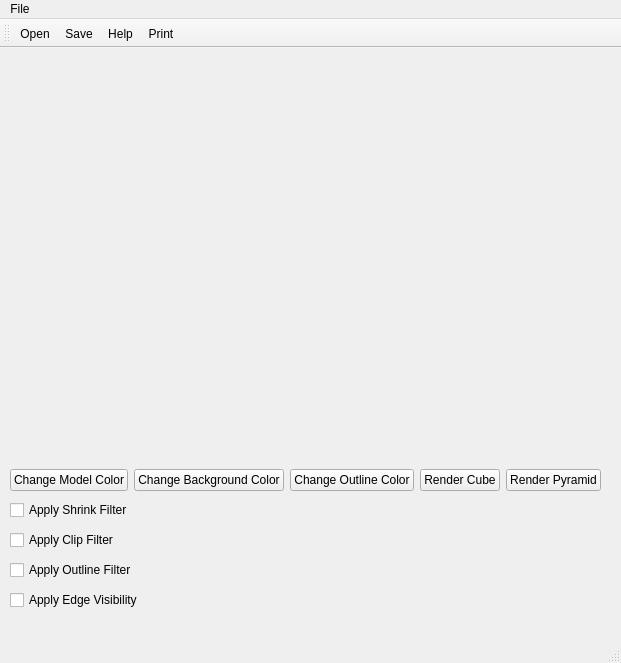
<?xml version="1.0" encoding="UTF-8"?>
<ui version="4.0">
 <class>MainWindow</class>
 <widget class="QMainWindow" name="MainWindow">
  <property name="geometry">
   <rect>
    <x>0</x>
    <y>0</y>
    <width>621</width>
    <height>663</height>
   </rect>
  </property>
  <property name="windowTitle">
   <string>MainWindow</string>
  </property>
  <widget class="QWidget" name="centralwidget">
   <widget class="QWidget" name="layoutWidget">
    <property name="geometry">
     <rect>
      <x>10</x>
      <y>10</y>
      <width>602</width>
      <height>433</height>
     </rect>
    </property>
    <layout class="QVBoxLayout" name="verticalLayout">
     <item>
      <widget class="QVTKOpenGLWidget" name="qvtkWidget" native="true">
       <property name="minimumSize">
        <size>
         <width>600</width>
         <height>400</height>
        </size>
       </property>
      </widget>
     </item>
     <item>
      <layout class="QHBoxLayout" name="horizontalLayout">
       <item>
        <widget class="QPushButton" name="changeModelColor">
         <property name="text">
          <string>Change Model Color</string>
         </property>
        </widget>
       </item>
       <item>
        <widget class="QPushButton" name="changeBackgroundColor">
         <property name="text">
          <string>Change Background Color</string>
         </property>
        </widget>
       </item>
       <item>
        <widget class="QPushButton" name="changeOutlineColor">
         <property name="text">
          <string>Change Outline Color</string>
         </property>
        </widget>
       </item>
       <item>
        <widget class="QPushButton" name="renderCube">
         <property name="text">
          <string>Render Cube</string>
         </property>
        </widget>
       </item>
       <item>
        <widget class="QPushButton" name="renderPyramid">
         <property name="text">
          <string>Render Pyramid</string>
         </property>
        </widget>
       </item>
       <item>
        <spacer name="horizontalSpacer">
         <property name="orientation">
          <enum>Qt::Horizontal</enum>
         </property>
         <property name="sizeHint" stdset="0">
          <size>
           <width>40</width>
           <height>20</height>
          </size>
         </property>
        </spacer>
       </item>
      </layout>
     </item>
    </layout>
   </widget>
   <widget class="QWidget" name="layoutWidget_3">
    <property name="geometry">
     <rect>
      <x>10</x>
      <y>450</y>
      <width>601</width>
      <height>25</height>
     </rect>
    </property>
    <layout class="QHBoxLayout" name="horizontalLayout_3">
     <item>
      <widget class="QCheckBox" name="shrinkFilter">
       <property name="text">
        <string>Apply Shrink Filter</string>
       </property>
      </widget>
     </item>
     <item>
      <spacer name="horizontalSpacer_3">
       <property name="orientation">
        <enum>Qt::Horizontal</enum>
       </property>
       <property name="sizeHint" stdset="0">
        <size>
         <width>40</width>
         <height>20</height>
        </size>
       </property>
      </spacer>
     </item>
    </layout>
   </widget>
   <widget class="QWidget" name="layoutWidget_4">
    <property name="geometry">
     <rect>
      <x>10</x>
      <y>480</y>
      <width>601</width>
      <height>25</height>
     </rect>
    </property>
    <layout class="QHBoxLayout" name="horizontalLayout_4">
     <item>
      <widget class="QCheckBox" name="clipFilter">
       <property name="text">
        <string>Apply Clip Filter</string>
       </property>
      </widget>
     </item>
     <item>
      <spacer name="horizontalSpacer_4">
       <property name="orientation">
        <enum>Qt::Horizontal</enum>
       </property>
       <property name="sizeHint" stdset="0">
        <size>
         <width>40</width>
         <height>20</height>
        </size>
       </property>
      </spacer>
     </item>
    </layout>
   </widget>
   <widget class="QWidget" name="layoutWidget_5">
    <property name="geometry">
     <rect>
      <x>10</x>
      <y>510</y>
      <width>601</width>
      <height>25</height>
     </rect>
    </property>
    <layout class="QHBoxLayout" name="horizontalLayout_5">
     <item>
      <widget class="QCheckBox" name="outlineFilter">
       <property name="text">
        <string>Apply Outline Filter</string>
       </property>
      </widget>
     </item>
     <item>
      <spacer name="horizontalSpacer_5">
       <property name="orientation">
        <enum>Qt::Horizontal</enum>
       </property>
       <property name="sizeHint" stdset="0">
        <size>
         <width>40</width>
         <height>20</height>
        </size>
       </property>
      </spacer>
     </item>
    </layout>
   </widget>
   <widget class="QWidget" name="layoutWidget_6">
    <property name="geometry">
     <rect>
      <x>10</x>
      <y>540</y>
      <width>601</width>
      <height>25</height>
     </rect>
    </property>
    <layout class="QHBoxLayout" name="horizontalLayout_6">
     <item>
      <widget class="QCheckBox" name="edgeVisibilityFilter">
       <property name="text">
        <string>Apply Edge Visibility</string>
       </property>
      </widget>
     </item>
     <item>
      <spacer name="horizontalSpacer_6">
       <property name="orientation">
        <enum>Qt::Horizontal</enum>
       </property>
       <property name="sizeHint" stdset="0">
        <size>
         <width>40</width>
         <height>20</height>
        </size>
       </property>
      </spacer>
     </item>
    </layout>
   </widget>
  </widget>
  <widget class="QMenuBar" name="menubar">
   <property name="geometry">
    <rect>
     <x>0</x>
     <y>0</y>
     <width>621</width>
     <height>23</height>
    </rect>
   </property>
   <widget class="QMenu" name="menuFile">
    <property name="title">
     <string>File</string>
    </property>
    <addaction name="actionFileOpen"/>
    <addaction name="actionFileSave"/>
   </widget>
   <addaction name="menuFile"/>
  </widget>
  <widget class="QStatusBar" name="statusbar"/>
  <widget class="QToolBar" name="toolBar">
   <property name="windowTitle">
    <string>toolBar</string>
   </property>
   <attribute name="toolBarArea">
    <enum>TopToolBarArea</enum>
   </attribute>
   <attribute name="toolBarBreak">
    <bool>false</bool>
   </attribute>
   <addaction name="actionFileOpen"/>
   <addaction name="actionFileSave"/>
   <addaction name="actionHelp"/>
   <addaction name="actionPrint"/>
  </widget>
  <action name="actionFileOpen">
   <property name="icon">
    <iconset resource="Icons/icons.qrc">
     <normaloff>:/Icons/fileopen.png</normaloff>:/Icons/fileopen.png</iconset>
   </property>
   <property name="text">
    <string>&amp;Open</string>
   </property>
  </action>
  <action name="actionFileSave">
   <property name="icon">
    <iconset resource="Icons/icons.qrc">
     <normaloff>:/Icons/filesave.png</normaloff>:/Icons/filesave.png</iconset>
   </property>
   <property name="text">
    <string>Save</string>
   </property>
  </action>
  <action name="actionHelp">
   <property name="icon">
    <iconset resource="Icons/icons.qrc">
     <normaloff>:/Icons/help.png</normaloff>:/Icons/help.png</iconset>
   </property>
   <property name="text">
    <string>Help</string>
   </property>
  </action>
  <action name="actionPrint">
   <property name="icon">
    <iconset resource="Icons/icons.qrc">
     <normaloff>:/Icons/print.png</normaloff>:/Icons/print.png</iconset>
   </property>
   <property name="text">
    <string>Print</string>
   </property>
  </action>
 </widget>
 <customwidgets>
  <customwidget>
   <class>QVTKOpenGLWidget</class>
   <extends>QWidget</extends>
   <header>QVTKOpenGLWidget.h</header>
  </customwidget>
 </customwidgets>
 <resources>
  <include location="Icons/icons.qrc"/>
 </resources>
 <connections/>
</ui>
